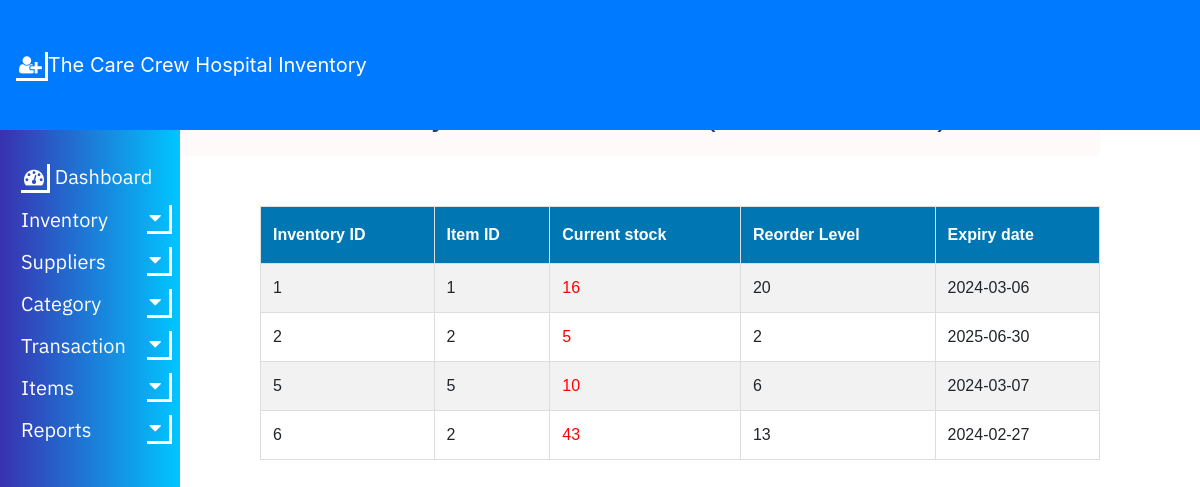
The page /HIMS/r2.php on the database its author committed.
### tables this page shows
CREATE TABLE `inventory` (
  `InventoryID` int(11) NOT NULL,
  `ItemID` int(11) DEFAULT NULL,
  `CurrentStock` int(11) DEFAULT NULL,
  `ReorderLevel` int(11) DEFAULT NULL,
  `ExpiryDate` date DEFAULT NULL
);

### HIMS/r2.php (the view, shortened to what this page needs)
<?php
include 'common.php';
?>
<!DOCTYPE html>
<html>
<head>
<link rel="stylesheet" type="text/css" href="nav2.css">
<link rel="stylesheet" type="text/css" href="table1.css">
</head>
<body>
<nav class="navbar navbar-expand-lg navbar-dark bg-primary fixed-top">
        <a class="navbar-brand" href="#"><i class="fa fa-user-plus"></i>The Care Crew Hospital Inventory </a>
        <div class="collapse navbar-collapse" id="navbarSupportedContent">
        </div>
    </nav>
	<center>
	<div class="head">
	<h2> Inventory LOW ON STOCK(LESS THAN 50)</h2>
	</div>
	</center>
	<table align="right" id="table1" style="margin-right:100px;">
		<tr>
			<th>Inventory ID</th>
			<th>Item ID</th>
			<th>Current stock</th>
			<th>Reorder Level</th>
			<th>Expiry date</th>
</tr>
	<?php
	include "config.php";
	$query = "SELECT * FROM inventory WHERE CurrentStock < 50";
    $result = mysqli_query($conn, $query);
	if ($result->num_rows > 0) {
	while($row = $result->fetch_assoc()) {
	echo "<tr>";
		echo "<td>" . $row["InventoryID"]. "</td>";
		echo "<td>" . $row["ItemID"] . "</td>";
		echo "<td style='color:red;'>" . $row["CurrentStock"]. "</td>";
		echo "<td>" . $row["ReorderLevel"]. "</td>";
		echo "<td>" . $row["ExpiryDate"] . "</td>";
	echo "</tr>";
	}
	echo "</table>";
	}
	?>
</body>
</html>

### HIMS/nav2.css (style rules this page uses)
i { border: solid white; border-width: 0 3px 3px 0; display: inline-block; padding: 3px; }
div.head { width: 78%; font-family: Arial; background-color: #fffafa; color: #06427e; float: right; margin-top: -1px; margin-right: 100px; margin-left: 0px; top: 0; right: 0; overflow: auto; margin-top: 20px; padding: 15px; border-radius: 8px; }
#table1 { margin-top: 20px; }
body { padding-top: 60px; }

### HIMS/table1.css (style rules this page uses)
#table1 { font-family: Arial, sans-serif; border-collapse: collapse; margin-top: 50px; margin-right: 25px; width: 70%; }
#table1 td, #table1 th { border: 1px solid #ddd; padding: 12px; }
#table1 tr:nth-child(even) { background-color: #f2f2f2; }
#table1 th { padding-top: 16px; padding-bottom: 16px; text-align: left; background-color: #0077b3; color: white; }

### rows shown on the page
inventory: InventoryID "1", ItemID "1", CurrentStock "16", ReorderLevel "20", ExpiryDate "2024-03-06"
inventory: InventoryID "2", ItemID "2", CurrentStock "5", ReorderLevel "2", ExpiryDate "2025-06-30"
inventory: InventoryID "5", ItemID "5", CurrentStock "10", ReorderLevel "6", ExpiryDate "2024-03-07"
inventory: InventoryID "6", ItemID "2", CurrentStock "43", ReorderLevel "13", ExpiryDate "2024-02-27"
